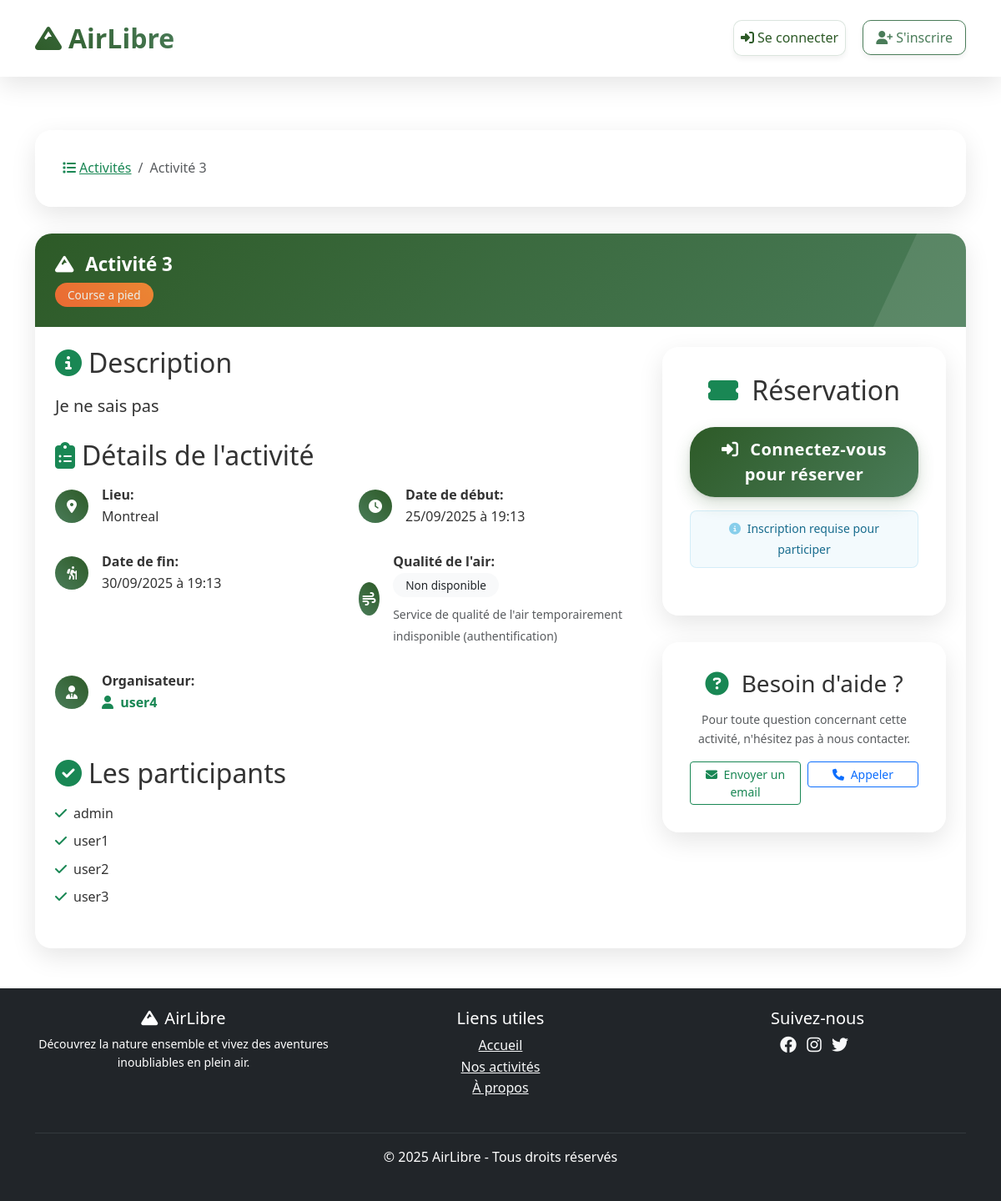
Page /activities/3/ on the earlier database version.
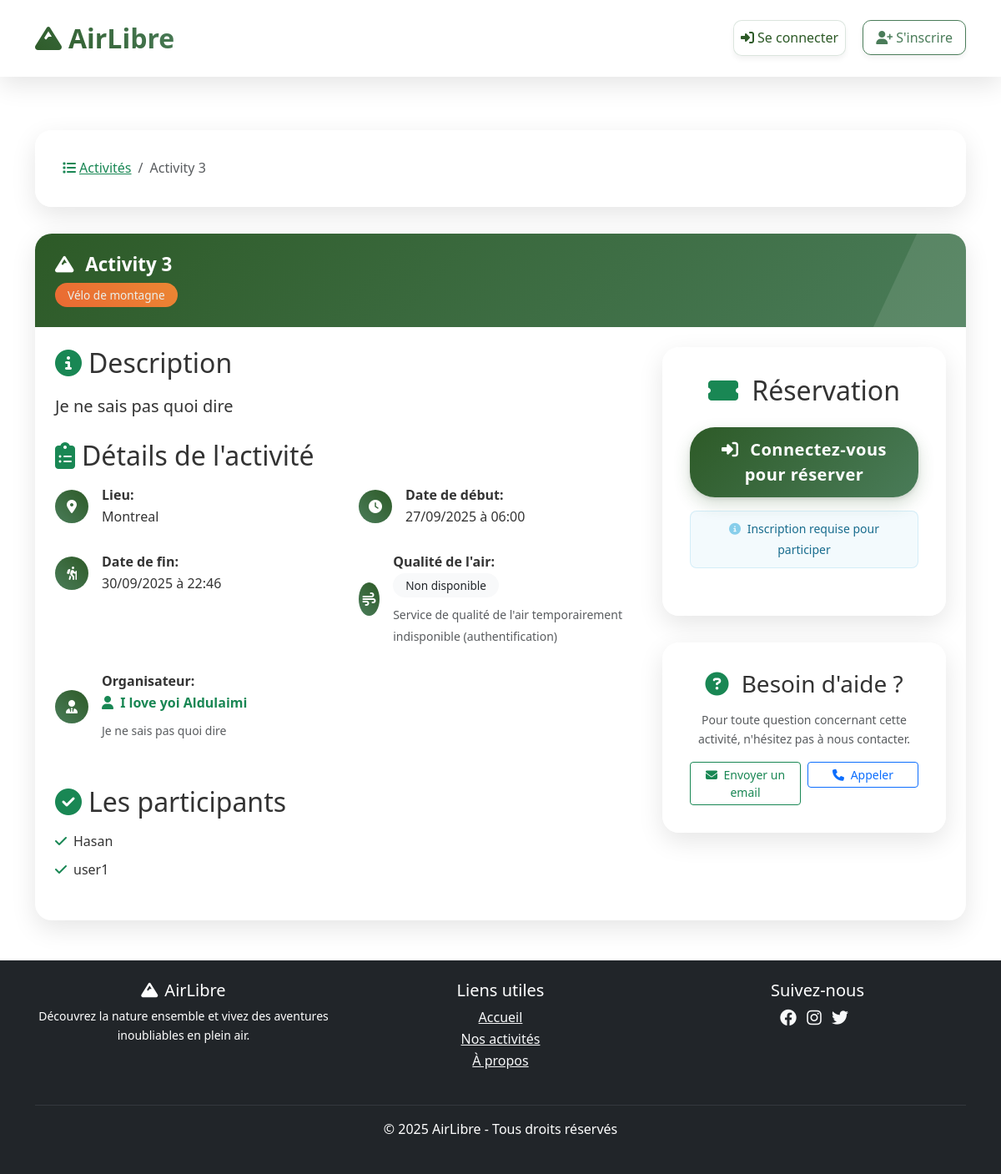
Same page on the later database version.
### activities/models.py (models this page shows, shortened)
class Activity(models.Model):
    title = models.CharField(
        verbose_name="Titre",
        blank=False,
        null=False,
        max_length=200,  # Ajout de max_length obligatoire pour CharField
       validators=[
              MinLengthValidator(5, "Le titre doit contenir au moins 5 caractères."),
              MaxLengthValidator(200, "Le titre doit contenir au plus 200 caractères.")
       ],
       error_messages={
           'blank': "Le titre ne peut pas être vide.",
       }
    )
    description = models.TextField(
            verbose_name="Description",
            blank=False,
            null=False,
            validators=[
                MinLengthValidator(10, "La description doit contenir au moins 10 caractères.")
            ],
            error_messages={
                'blank': "La description ne peut pas être vide.",
            }
        )
    location_city = models.CharField(
            verbose_name="Ville",
            max_length=100,
            validators=[
                MinLengthValidator(2, "La ville doit contenir au moins 2 caractères."),
            ],
            error_messages={
                'blank': "La ville ne peut pas être vide.",
                'max_length': "La ville ne peut pas dépasser 100 caractères.",
            }
        )
    start_time = models.DateTimeField(
            verbose_name="Date et heure de début",
            error_messages={
                'required': "La date et l'heure de début sont requises.",
            }
        )
    end_time = models.DateTimeField(
            verbose_name="Date et heure de fin",
            error_messages={
                'required': "La date et l'heure de fin sont requises.",
            }
        )
    proposer = models.ForeignKey(
            User,
            on_delete=models.CASCADE,
            related_name='proposed_activities',
            verbose_name="Organisateur",
        )
    attendees = models.ManyToManyField(
            User,
            related_name='attended_activities',
            blank=True,
            verbose_name="Participants",
        )
    category = models.ForeignKey(
            Category,
            related_name='activities',
            verbose_name="Catégorie",
            on_delete=models.SET_NULL,
            null=True,
        )
    document = models.FileField(
            upload_to=document_upload_path,
            blank=True,
            null=True,
            verbose_name="Document joint",
            help_text="Joindre un document à l'activité (PDF, DOC, DOCX, images - 5MB max)",
            validators=[validate_file_extension, validate_file_size]
        )
    class Meta:
        ordering = ['start_time']
        verbose_name = "Activité"
        verbose_name_plural = "Activités"

class Category(models.Model):
    name = models.CharField(
        verbose_name="Nom de la catégorie",
        unique=True,
        max_length=100,
        blank=False,
        null=False,
        error_messages= {
            'unique': "Une catégorie avec ce nom existe déjà.",
            'blank': "Le nom de la catégorie ne peut pas être vide.",
            'max_length': "Le nom de la catégorie ne peut pas dépasser 100 caractères.",
        }
    )
    class Meta:
        ordering = ['name']
        verbose_name = "Catégorie"
        verbose_name_plural = "Catégories"
    def __str__(self):
        return str(self.name)

class User(AbstractUser):
    avatar = models.ImageField(
        upload_to=avatar_upload_path,
        blank=True,
        null=True,
        help_text="Téléchargez une image pour votre avatar (JPG, PNG, GIF ou WebP - 2MB max)",
        validators=[validate_avatar_extension, validate_avatar_size]
    )
    bio = models.TextField(
        verbose_name="Biographie",
        blank=True,
        null=True,
        help_text="Parlez-nous un peu de vous (optionnel).",
        max_length=500
    )
    class Meta:
        ordering = ['username']
        verbose_name = "Utilisateur"
        verbose_name_plural = "Utilisateurs"

### activities/views.py (the view)
# urls.py: path('<int:activity_id>/', views.activity_detail, name='activity_detail'),
def activity_detail(request, activity_id):
    activity = Activity.objects.filter(id=activity_id).first()
    if activity is None:
        return render_404_error(request, "Cette activité n'existe pas")
    air_data = None
    aqi_description = None
    aqi_value = None
    aqi_error_message = None
    try:
        air_data = get_air_quality(activity.location_city)
        aqi_value = air_data["data"]["aqi"] if air_data and "data" in air_data and "aqi" in air_data["data"] else None
        if aqi_value is not None:
            if aqi_value <= 50:
                aqi_description = {
                    'level': 'Bon',
                    'color': 'success',
                    'description': 'Qualité de l\'air excellente, idéale pour les activités extérieures'
                }
            elif aqi_value <= 100:
                aqi_description = {
                    'level': 'Modéré',
                    'color': 'warning',
                    'description': 'Qualité de l\'air acceptable, mais certaines personnes sensibles pourraient ressentir des effets'
                }
            elif aqi_value <= 150:
                aqi_description = {
                    'level': 'Mauvais pour les sensibles',
                    'color': 'orange',
                    'description': 'Les personnes sensibles devraient réduire les activités prolongées à l\'extérieur'
                }
            elif aqi_value <= 200:
                aqi_description = {
                    'level': 'Mauvais',
                    'color': 'danger',
                    'description': 'Tout le monde pourrait commencer à ressentir des effets sur la santé; les personnes sensibles devraient éviter les activités extérieures'
                }
            elif aqi_value <= 300:
                aqi_description = {
                    'level': 'Très mauvais',
                    'color': 'dark',
                    'description': 'Aucune activité extérieure recommandée pour tout le monde'
                }
            else:
                aqi_description = {
                    'level': 'Dangereux',
                    'color': 'black',
                    'description': 'Aucune activité extérieure recommandée pour tout le monde'
                }
        else:
            aqi_error_message = "Les données de qualité de l'air ne sont pas disponibles pour cette ville"
    except ValueError as e:
        error_msg = str(e).lower()
        if "ville non trouvée" in error_msg or "not found" in error_msg or "unknown station" in error_msg:
            aqi_error_message = f"Données de qualité de l'air non disponibles pour '{activity.location_city}'"
        elif "timeout" in error_msg:
            aqi_error_message = "Service de qualité de l'air trop lent à répondre"
        elif "réseau" in error_msg or "network" in error_msg or "connexion" in error_msg or "dns" in error_msg:
            aqi_error_message = "Impossible de récupérer les données de qualité de l'air (problème de connexion)"
        elif "token" in error_msg:
            aqi_error_message = "Service de qualité de l'air temporairement indisponible (authentification)"
        elif "limite" in error_msg or "limit" in error_msg:
            aqi_error_message = "Service de qualité de l'air temporairement indisponible (limite atteinte)"
        elif "invalide" in error_msg or "invalid" in error_msg:
            aqi_error_message = f"Nom de ville '{activity.location_city}' non reconnu par le service"
        else:
            aqi_error_message = "Données de qualité de l'air temporairement indisponibles"
        print(f"[AQI] Erreur pour {activity.location_city}: {e}")
    except Exception as e:
        aqi_error_message = "Données de qualité de l'air temporairement indisponibles"
        print(f"[AQI] Erreur inattendue pour {activity.location_city}: {e}")
    participant_count = activity.attendees.count()
    for a in activity.attendees.all():
        print(a.first_name + " " + a.last_name)
    context = {
        'activity': activity,
        'participant_count': participant_count,
        'air_quality': aqi_value,
        'aqi_description': aqi_description,
        'aqi_error_message': aqi_error_message,
    }
    return render(request, 'activities/activity_detail.html', context)

### activities/services/aqi.py (called while the page is built, shortened)
def get_air_quality(city=None):
    token = os.getenv("AQICN_TOKEN")
    if not token:
        raise ValueError("Le token AQICN n'est pas défini")

### activities/templates/activities/activity_detail.html (shortened to what the changed rows need)
{% extends "base.html" %}
{% load static %}
{% block content %}
<section class="container page-activity-detail">
    <div class="filters-card fade-in-up activity-detail-breadcrumb">
        <ol class="breadcrumb mb-0">
            <li class="breadcrumb-item"><a href="{% url 'activity_list' %}" class="text-success"
                    aria-label="Retour à la liste des activités">Activités</a></li>
            <li class="breadcrumb-item active" aria-current="page">{{ activity.title }}</li>
        </ol>
    </div>
    <article class="activity-card fade-in-up">
        <header class="card-header">
            <h1 class="activity-title">
                <i class="fas fa-mountain me-2" aria-hidden="true"></i>
                {{ activity.title }}
            </h1>
            <div class="activity-meta">
                <span class="badge badge-primary" role="img" aria-label="Catégorie : {{ activity.category }}">
                    {{activity.category }}</span>
            </div>
        </header>
        <div class="card-body">
            <div class="row">
                <div class="col-lg-8">
                    <section class="mb-4">
                        <h2 class="mb-3"><i class="fas fa-info-circle me-2 text-success"
                                aria-hidden="true"></i>Description</h2>
                        <p class="lead">{{ activity.description }}</p>
                    </section>
                    <section class="mb-4">
                        <h2 class="mb-3"><i class="fas fa-clipboard-list me-2 text-success"
                                aria-hidden="true"></i>Détails de l'activité</h2>
                        <div class="row">
                            <div class="col-md-6 mb-3">
                                <div class="info-item">
                                    <div>
                                        <strong>Lieu:</strong><br>
                                        <span aria-label="Ville : {{ activity.location_city }}">
                                            {{ activity.location_city }}</span>
                                    </div>
                                </div>
                            </div>
                            <div class="col-md-6 mb-3">
                                <div class="info-item">
                                    <div>
                                        <strong>Date de début:</strong><br>
                                        <time datetime="{{ activity.start_time|date:'d/m/Y à H:i' }}"
                                            aria-label="Date et heure de début">
                                            {{ activity.start_time|date:"d/m/Y à H:i" }}
                                        </time>
                                    </div>
                                </div>
                            </div>
                            <div class="col-md-6 mb-3">
                                <div class="info-item">
                                    <div>
                                        <strong>Date de fin:</strong><br>
                                        <time datetime="{{ activity.end_time|date:'d/m/Y à H:i' }}"
                                            aria-label="Date et heure de fin">
                                            {{ activity.end_time|date:"d/m/Y à H:i" }}
                                        </time>
                                    </div>
                                </div>
                            </div>
                            <div class="col-md-6 mb-3">
                                <div class="info-item">
                                    <div>
                                        <strong>Organisateur:</strong><br>
                                        <a href="{% url 'user_profile' activity.proposer.pk %}"
                                           class="text-decoration-none text-success fw-bold"
                                           aria-label="Voir le profil de {{ activity.proposer.get_full_name|default:activity.proposer.username }}">
                                            <i class="fas fa-user me-1" aria-hidden="true"></i>
                                            {% if activity.proposer.first_name and activity.proposer.last_name %}
                                                {{ activity.proposer.first_name }} {{ activity.proposer.last_name }}
                                            {% else %}
                                                {{ activity.proposer.username }}
                                            {% endif %}
                                        </a>
                                        {% if activity.proposer.bio %}
                                        <div class="mt-2">
                                            <small class="text-muted">{{ activity.proposer.bio|truncatewords:15 }}</small>
                                        </div>
                                        {% endif %}
                                    </div>
                                </div>
                            </div>
                        </div>
                    </section>
                    <section class="mb-4">
                        <h2 class="mb-3"><i class="fas fa-check-circle me-2 text-success" aria-hidden="true"></i>Les
                            participants</h2>
                        <ul class="list-unstyled" role="list" aria-label="Liste des participants inscrits">
                            {% for a in activity.attendees.all %}
                            <li class="mb-2" role="listitem"><i class="fas fa-check text-success me-2"
                                    aria-hidden="true"></i>{{ a.username }}</li>
                            {% empty %}
                            <li class="mb-2" role="listitem">Aucun participant inscrit pour le moment</li>
                            {% endfor %}
                        </ul>
                    </section>
                </div>
                <aside class="col-lg-4" role="complementary" aria-label="Section réservation et assistance">
                    <div class="filters-card">
                        <section class="text-center mb-4">
                            <h2 class="mb-4">
                                <i class="fas fa-ticket-alt me-2 text-success" aria-hidden="true"></i>
                                Réservation
                            </h2>
                        </section>
                    </div>
                </aside>
            </div>
        </div>
    </article>
</section>
{% endblock %}

Differences in the rows shown:
removed User: username "admin"
removed User: username "user2"
removed User: username "user3"
changed Activity "Montreal": title "Activité 3" → "Activity 3"; category "Course a pied" → "Vélo de montagne"; description "Je ne sais pas" → "Je ne sais pas quoi dire"; start_time "25/09/2025 à 19:13" → "27/09/2025 à 06:00"; end_time "30/09/2025 à 19:13" → "30/09/2025 à 22:46"; proposer.first_name (not shown) → "I love yoi"; proposer.last_name (not shown) → "Aldulaimi"; proposer_id 10 → 1 (drawn); proposer.bio (not shown) → "Je ne sais pas quoi dire"; proposer.username "user4" → (not shown)
added User: username "Hasan"
